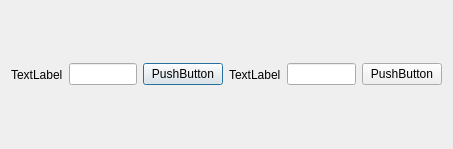
<?xml version="1.0" encoding="UTF-8"?>
<ui version="4.0">
 <class>Dialog</class>
 <widget class="QDialog" name="Dialog">
  <property name="geometry">
   <rect>
    <x>0</x>
    <y>0</y>
    <width>453</width>
    <height>149</height>
   </rect>
  </property>
  <property name="windowTitle">
   <string>Dialog</string>
  </property>
  <layout class="QHBoxLayout" name="horizontalLayout_3">
   <item>
    <layout class="QHBoxLayout" name="horizontalLayout">
     <item>
      <widget class="QLabel" name="label">
       <property name="text">
        <string>TextLabel</string>
       </property>
      </widget>
     </item>
     <item>
      <widget class="QLineEdit" name="lineEdit"/>
     </item>
     <item>
      <widget class="QPushButton" name="pushButton">
       <property name="text">
        <string>PushButton</string>
       </property>
      </widget>
     </item>
    </layout>
   </item>
   <item>
    <layout class="QHBoxLayout" name="horizontalLayout_2">
     <item>
      <widget class="QLabel" name="label_2">
       <property name="text">
        <string>TextLabel</string>
       </property>
      </widget>
     </item>
     <item>
      <widget class="QLineEdit" name="lineEdit_2"/>
     </item>
     <item>
      <widget class="QPushButton" name="pushButton_2">
       <property name="text">
        <string>PushButton</string>
       </property>
      </widget>
     </item>
    </layout>
   </item>
  </layout>
 </widget>
 <resources/>
 <connections/>
</ui>
